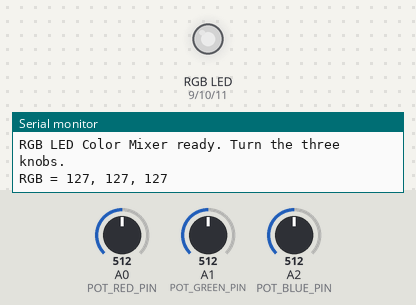
The sketch below on a simulated Arduino Uno, built with avr-gcc and run on an emulated ATmega328P. Shown: an RGB LED mixed from three pins (HIGH = lit), the last lines printed to the serial monitor. The inputs (shaded band) are chosen by the test bench; at power-on: A0 (POT_RED_PIN) = 512, A1 (POT_GREEN_PIN) = 512, A2 (POT_BLUE_PIN) = 512. Dim RGB values are drawn brighter than linear.

Above: at 1.2 s.
1.3 s: A0 (POT_RED_PIN) set to 716
At 1.6 s:
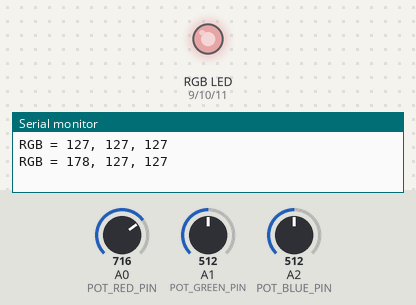
2.8 s: A1 (POT_GREEN_PIN) set to 716
At 3.3 s:
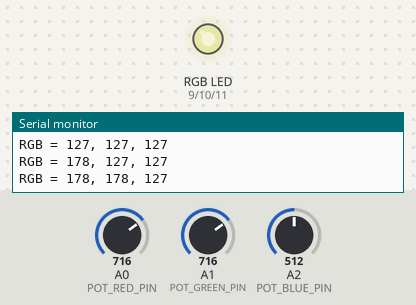
4.3 s: A2 (POT_BLUE_PIN) set to 716
At 5.5 s:
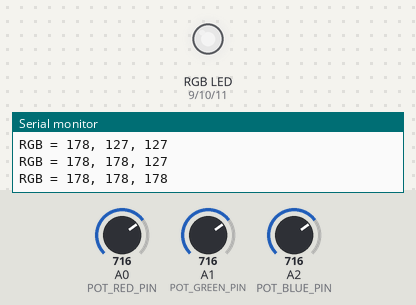
5.8 s: A0 (POT_RED_PIN) set to 900
At 6.1 s:
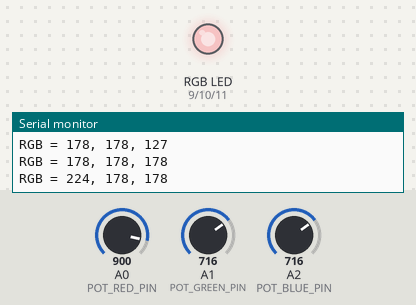
7.3 s: A1 (POT_GREEN_PIN) set to 900
At 7.8 s:
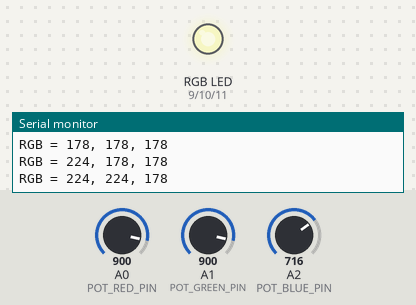
8.8 s: A2 (POT_BLUE_PIN) set to 900
At 9.6 s:
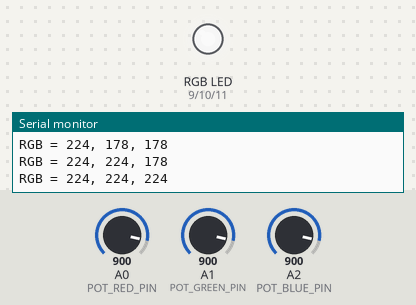
Timing chart, 0 to 11.3 s (numbered marks = the images above; inputs shaded):
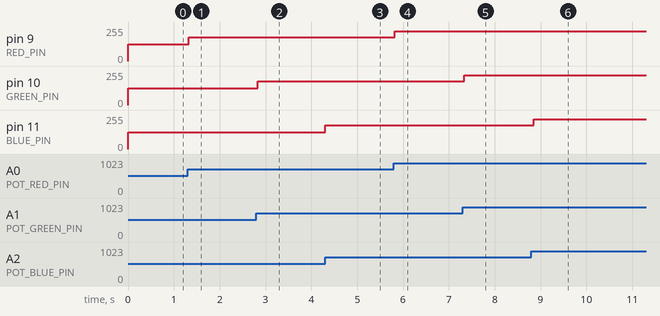

The sketch:

RGB-LED-Color-Mixer.ino
```cpp
// 007 - RGB LED Color Mixer
// Three potentiometers independently control the red, green, and blue
// channels of a common-cathode RGB LED, mixing any colour you like.
// The Serial Monitor prints the current 0-255 value of each channel.
// Board: Arduino Uno
// Wiring: Common-cathode RGB LED: longest pin -> GND.
//         Red  -> pin 9  through 220 ohm
//         Green -> pin 10 through 220 ohm
//         Blue  -> pin 11 through 220 ohm
//         Pot 1 (Red)   wiper -> A0, other legs -> 5V and GND
//         Pot 2 (Green) wiper -> A1, other legs -> 5V and GND
//         Pot 3 (Blue)  wiper -> A2, other legs -> 5V and GND

// Output pin constants (9, 10 and 11 are PWM-capable on the Uno)
const int RED_PIN = 9;
const int GREEN_PIN = 10;
const int BLUE_PIN = 11;

// Input pin constants, one per potentiometer
const int POT_RED_PIN = A0;
const int POT_GREEN_PIN = A1;
const int POT_BLUE_PIN = A2;

int lastRed = -1;   // Previous values, used to avoid spamming Serial
int lastGreen = -1;
int lastBlue = -1;

void setup() {
  pinMode(RED_PIN, OUTPUT);
  pinMode(GREEN_PIN, OUTPUT);
  pinMode(BLUE_PIN, OUTPUT);

  // The three potentiometer pins are analogue inputs, which is the default,
  // so no pinMode() call is required for them.
  Serial.begin(9600);
  Serial.println("RGB LED Color Mixer ready. Turn the three knobs.");
}

// Read one potentiometer and return a 0-255 channel value
int readChannel(int potPin) {
  int raw = analogRead(potPin);                 // 0 - 1023
  return map(raw, 0, 1023, 0, 255);             // 0 - 255
}

void loop() {
  // Sample each colour channel from its own potentiometer
  int redValue = readChannel(POT_RED_PIN);
  int greenValue = readChannel(POT_GREEN_PIN);
  int blueValue = readChannel(POT_BLUE_PIN);

  // Drive the RGB LED with the mixed values
  analogWrite(RED_PIN, redValue);
  analogWrite(GREEN_PIN, greenValue);
  analogWrite(BLUE_PIN, blueValue);

  // Print only when a channel has actually changed, to keep output readable
  if (redValue != lastRed || greenValue != lastGreen || blueValue != lastBlue) {
    Serial.print("RGB = ");
    Serial.print(redValue);
    Serial.print(", ");
    Serial.print(greenValue);
    Serial.print(", ");
    Serial.println(blueValue);

    lastRed = redValue;
    lastGreen = greenValue;
    lastBlue = blueValue;
  }

  delay(50);  // Short pause stabilises the readings and the Serial output
}
```

Measured:
- after the input at 1.3 s, pin 9 (RED_PIN): 127/255 → 178/255 at once
- after the input at 2.8 s, pin 10 (GREEN_PIN): 127/255 → 178/255 at once
- after the input at 4.3 s, pin 11 (BLUE_PIN): 127/255 → 178/255 at once
- after the input at 5.8 s, pin 9 (RED_PIN): 178/255 → 224/255 at once
- after the input at 7.3 s, pin 10 (GREEN_PIN): 178/255 → 224/255 at once
- after the input at 8.8 s, pin 11 (BLUE_PIN): 178/255 → 224/255 after 0.05 s
